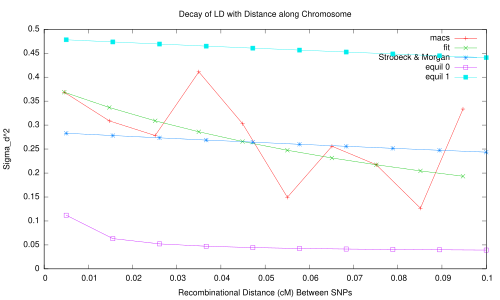

gnuplot code for this plot:
set terminal pdf
set out "doplot.pdf"
set autoscale
#set logscale y
set xlabel "Recombinational Distance (cM) Between SNPs"
set ylabel "Sigma_d^2"
#set yrange [0:0.12]
#set style line 1 lt 1 lw 2 lc rgb "red"
#set style line 2 lt 1 lw 1 lc rgb "red"
#set style line 3 lt 1 lw 2 lc rgb "green"
set title "Decay of LD with Distance along Chromosome"
#      "macs.predld" using 1:3 title "Equil Epoch 0" with lines,
#      "macs.predld" using 1:4 title "Equil Epoch 1" with lines,
plot  "macs.obsld" using 1:2 title "macs" with linespoints, \
      "macs.fitld" using 1:2 title "fit" with linespoints, \
      "predld.out" using 1:2 title "Strobeck & Morgan" with linespoints, \
      "predld.out" using 1:3 title "equil 0" with linespoints, \
      "predld.out" using 1:4 title "equil 1" with linespoints
exit
